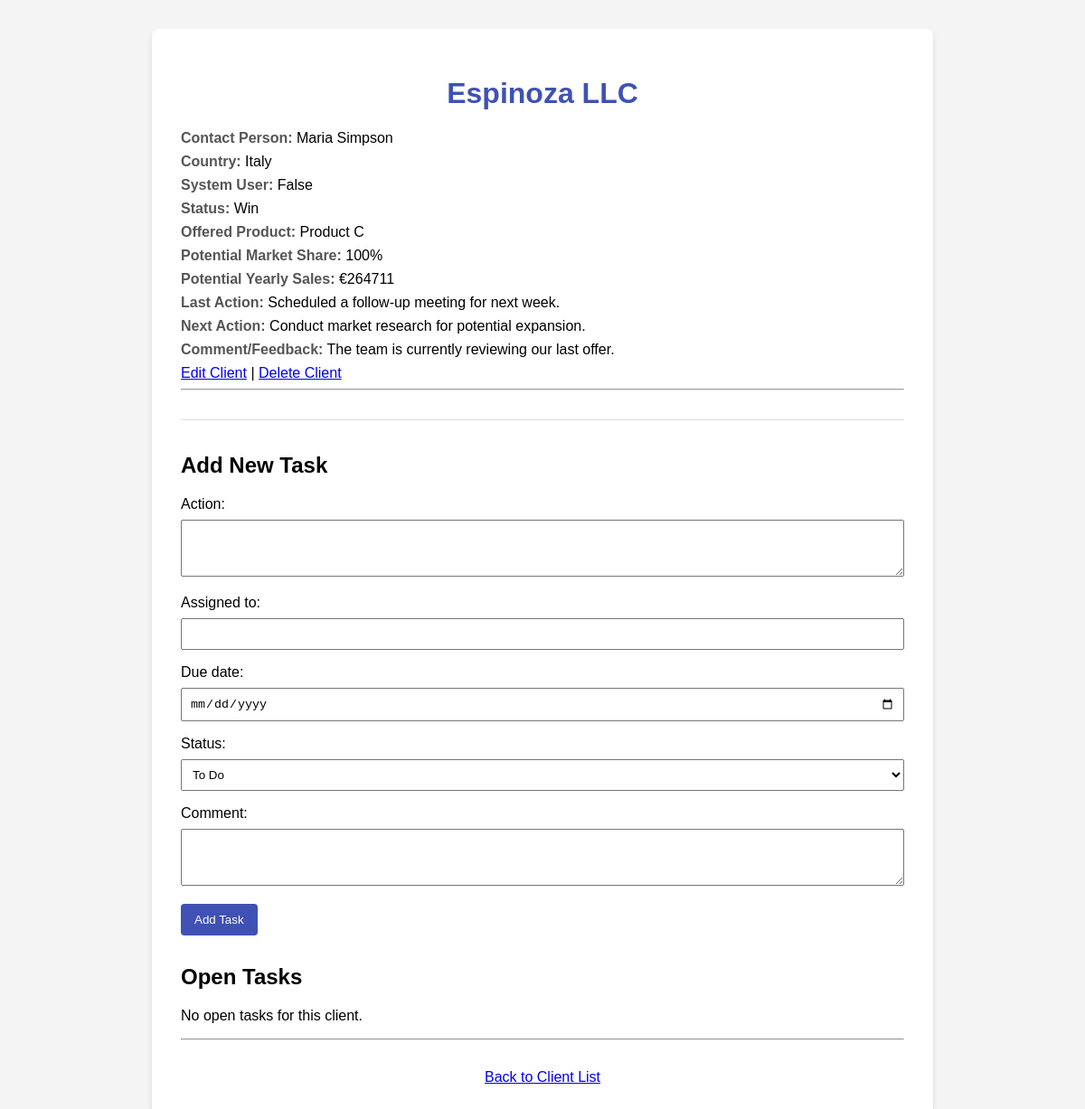
The app's page /clients/151/ with its own data.
### clients/models.py (models this page shows, shortened)
class Client(models.Model):
    PRODUCT_CHOICES = [
        ('A', 'Product A'),
        ('B', 'Product B'),
        ('C', 'Product C'),
        ('D', 'Product D'),
        ('E', 'Product E'),
        ('F', 'Product F'),
    ]
    STATUS_CHOICES = [
        ('Progressing', 'Progressing'),
        ('On Hold', 'On Hold'),
        ('Win', 'Win'),
        ('Lost', 'Lost'),
    ]
    MARKET_SHARE_CHOICES = [
        (25, '25%'),
        (50, '50%'),
        (75, '75%'),
        (100, '100%'),
    ]
    ROADBLOCK_CHOICES = [ # Nowa lista opcji
        ('Budget freeze', 'Budget freeze'),
        ('Stakeholder unvailable', 'Stakeholder unvailable'),
        ('Needs approval', 'Needs approval'),
        ('Technical issue', 'Technical issue'),
        ('Resource limitation', 'Resource limitation'),
        ('Pricing negotiation', 'Pricing negotiation'),
        ('Project postponed', 'Project postponed'),
    ]
    company_name = models.CharField(max_length=150)
    country = models.CharField(max_length=50)
    contact_person = models.CharField(max_length=100)
    system_user = models.BooleanField(default=False)
    status = models.CharField(max_length=15, choices=STATUS_CHOICES, default='Progressing')
    reason_for_roadblock = models.CharField(max_length=50, choices=ROADBLOCK_CHOICES, blank=True, null=True)
    offered_product = models.CharField(max_length=1, choices=PRODUCT_CHOICES, blank=True, null=True)
    potential_market_share = models.IntegerField(choices=MARKET_SHARE_CHOICES, blank=True, null=True)
    potential_yearly_sales = models.IntegerField(blank=True, null=True)
    last_action = models.TextField(blank=True, null=True)
    next_action = models.TextField(blank=True, null=True)
    comment_feedback = models.TextField(blank=True, null=True)

### clients/views.py (the view)
# urls.py: path('<int:pk>/', views.client_detail, name='client_detail'),
def client_detail(request, pk):
    client = get_object_or_404(Client, pk=pk)
    if request.method == 'POST':
        task_form = TaskForm(request.POST)
        if task_form.is_valid():
            new_task = task_form.save(commit=False)
            new_task.client = client
            new_task.save()
            return redirect('client_detail', pk=client.pk)
    else:
        task_form = TaskForm()
    tasks = client.tasks.all().order_by('due_date')
    context = {
        'client': client,
        'task_form': task_form,
        'tasks': tasks
    }
    return render(request, 'clients/client_detail.html', context)

### clients/forms.py
class TaskForm(forms.ModelForm):
    class Meta:
        model = Task
        fields = ['action', 'assigned_to', 'due_date', 'status', 'comment']
        widgets = {
            'due_date': forms.DateInput(attrs={'type': 'date'}),
            'action': forms.Textarea(attrs={'rows': 3}),
            'comment': forms.Textarea(attrs={'rows': 3}),
        }

### clients/templates/clients/client_detail.html (shortened to what this page needs)
<!DOCTYPE html>
<html lang="en">
<head>
</head>
<body>
    <div class="container">
        <h1>{{ client.company_name }}</h1>
        <div class="client-info">
            <p><label>Contact Person:</label> {{ client.contact_person }}</p>
            <p><label>Country:</label> {{ client.country }}</p>
            <p><label>System User:</label> {{ client.system_user }}</p>
            <p><label>Status:</label> {{ client.status }}</p>
            <p><label>Offered Product:</label> {{ client.get_offered_product_display }}</p>
            <p><label>Potential Market Share:</label> {{ client.potential_market_share }}%</p>
            <p><label>Potential Yearly Sales:</label> €{{ client.potential_yearly_sales }}</p>
            <p><label>Last Action:</label> {{ client.last_action }}</p>
            <p><label>Next Action:</label> {{ client.next_action }}</p>
            <p><label>Comment/Feedback:</label> {{ client.comment_feedback }}</p>
        </div>
        <a href="{% url 'client_update' client.pk %}">Edit Client</a> |
        <a href="{% url 'client_delete' client.pk %}">Delete Client</a>
        <hr>
        <div class="task-form">
            <h2>Add New Task</h2>
            <form method="post">
                <div class="form-group">
                    <label for="{{ task_form.action.id_for_label }}">Action:</label>
                    {{ task_form.action }}
                </div>
                <div class="form-group">
                    <label for="{{ task_form.assigned_to.id_for_label }}">Assigned to:</label>
                    {{ task_form.assigned_to }}
                </div>
                <div class="form-group">
                    <label for="{{ task_form.due_date.id_for_label }}">Due date:</label>
                    {{ task_form.due_date }}
                </div>
                <div class="form-group">
                    <label for="{{ task_form.status.id_for_label }}">Status:</label>
                    {{ task_form.status }}
                </div>
                <div class="form-group">
                    <label for="{{ task_form.comment.id_for_label }}">Comment:</label>
                    {{ task_form.comment }}
                </div>
                <input type="submit" value="Add Task">
            </form>
        </div>
        <div class="task-list">
            <h2>Open Tasks</h2>
            {% if tasks %}
            <table class="task-table">
                <thead>
                    <tr>
                        <th>Action</th>
                        <th>Assigned To</th>
                        <th>Due Date</th>
                        <th>Status</th>
                        <th>Comment</th>
                        <th>Actions</th>
                    </tr>
                </thead>
                <tbody>
                    {% for task in tasks %}
                    <tr>
                        <td>{{ task.action }}</td>
                        <td>{{ task.assigned_to }}</td>
                        <td>{{ task.due_date }}</td>
                        <td>{{ task.status }}</td>
                        <td>{{ task.comment }}</td>
                        <td>
                            <a href="{% url 'task_update' pk=task.pk %}">Edit</a> |
                            {% if task.is_archived %}
                                <a href="{% url 'task_delete' pk=task.pk %}" onclick="return confirm('Are you sure?');">Delete</a>
                            {% else %}
                                <a href="{% url 'task_archive' pk=task.pk %}">Archive</a>
                            {% endif %}
                        </td>
                    </tr>
                    {% endfor %}
                </tbody>
            </table>
            {% else %}
            <p>No open tasks for this client.</p>
            {% endif %}
        </div>
        <hr>
        <a class="back-link" href="{% url 'client_list' %}">Back to Client List</a>
    </div>
</body>
</html>

### clients/templates/clients/client_detail.html (style rules this page uses)
body { font-family: sans-serif; margin: 2em; background-color: #f4f4f4; }
.container { max-width: 800px; margin: auto; background: white; padding: 2em; border-radius: 8px; box-shadow: 0 4px 6px rgba(0,0,0,0.1); }
h1 { color: #3f51b5; text-align: center; }
.client-info p { margin: 0.5em 0; }
.client-info label { font-weight: bold; color: #555; }
.back-link { display: block; margin-top: 2em; text-align: center; }
.task-form { margin-top: 2em; border-top: 1px solid #ddd; padding-top: 1em; }
.task-list { margin-top: 2em; }
.form-group { margin-bottom: 1em; }
.form-group label { display: block; margin-bottom: 0.5em; }
.form-group input, .form-group select, .form-group textarea { width: 100%; padding: 8px; box-sizing: border-box; }
.task-form input[type="submit"] { background-color: #3f51b5; color: white; padding: 10px 15px; border: none; border-radius: 4px; cursor: pointer; }

### records on screen
Client: company_name "Espinoza LLC", contact_person "Maria Simpson", country "Italy", system_user "False", status "Win", offered_product "Product C", potential_market_share "100", potential_yearly_sales "264711", last_action "Scheduled a follow-up meeting for next week.", next_action "Conduct market research for potential expansion.", comment_feedback "The team is currently reviewing our last offer."
